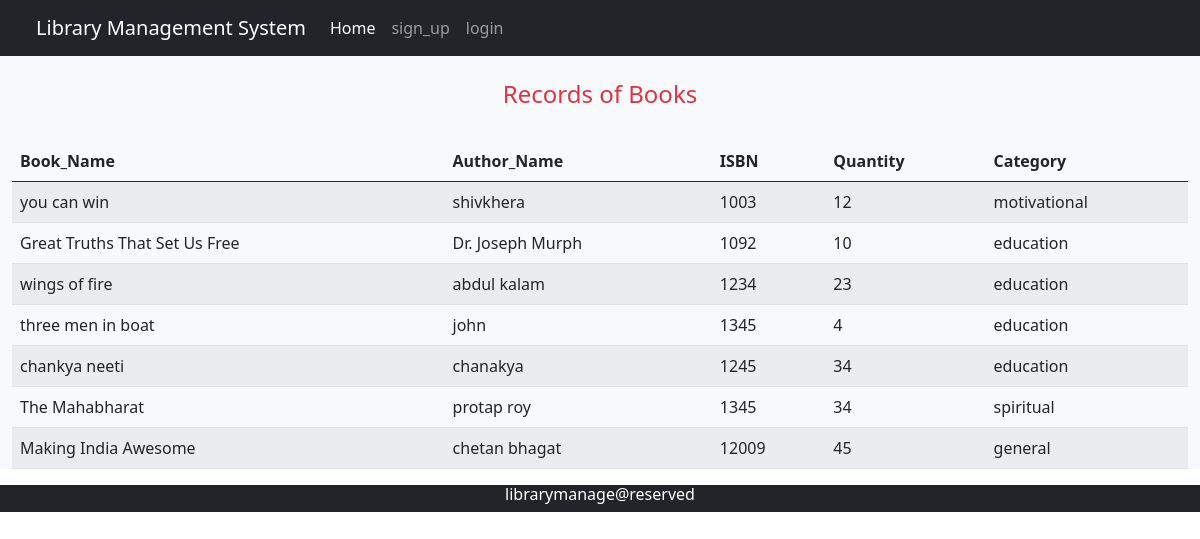
The page / on the database its author committed.
### lab/models.py (models this page shows)
class lab(models.Model):
    book_name=models.CharField(max_length=200)
    author=models.CharField(max_length=120)
    isbn=models.CharField(max_length=15)
    quantity=models.IntegerField()
    category=models.CharField(max_length=120)

### lab/views.py (the view)
# urls.py: path('',views.index,name="index"),
def index(request):
  bd=lab.objects.all()
  return render(request,'index.html',{'bd':bd})

### lab/templates/index.html
{% extends 'base.html' %}
{% block content %}
<br>
<h4 class="text-danger text-center">Records of Books </h4>
<br>
<table class="table table-striped">
  <thead>
       <tr>
       <th>Book_Name</th>
       <th>Author_Name</th>
       <th>ISBN</th>
       <th>Quantity</th>
       <th>Category</th>
       </tr>
   </thead>
   <tbody>
       {% if bd %}
       {% for i in bd %}
   <tr>
       <td>{{i.book_name}}</td>
       <td>{{i.author}}</td>
       <td>{{i.isbn}}</td>
       <td>{{i.quantity}}</td>
       <td>{{i.category}}</td>
   </tr>
   {% endfor %}
   {% endif %}
    </tbody>
 </table>
</div>
{% endblock content%}

### lab/templates/base.html (shortened to what this page needs)
<!DOCTYPE html>
<html lang="en">
<head>
    <link href="https://cdn.jsdelivr.net/npm/bootstrap@5.0.2/dist/css/bootstrap.min.css" rel="stylesheet">
</head>
<body>
    <div class="container-fluid bg-light">
        <div class="row bg-dark">
            <div class="col">
        {% include 'navbar.html' %}
            </div>
        </div>
        {% block content %}
        {% endblock content%}
        <div class="row bg-dark">
            <div class="col">
                <h6 class="text-white text-center">librarymanage@reserved</h6>
            </div>
        </div>
</body>
</html>

### lab/templates/navbar.html (shortened to what this page needs)
<nav class="navbar navbar-expand-lg navbar-dark bg-dark">
    <div class="container-fluid">
      <a class="navbar-brand" href="#">Library Management System</a>
      <div class="collapse navbar-collapse" id="navbarText">
        <ul class="navbar-nav me-auto mb-2 mb-lg-0">
          <li class="nav-item">
            <a class="nav-link active" aria-current="page" href="{% url 'index' %}">Home</a>
          </li>
          {% if request.user.is_authenticated %}
          <li class="nav-item">
            <a class="nav-link" href="{% url 'bookadd' %}">bookboard</a>
          </li>
          <li class="nav-item">
            <a class="nav-link" href="{% url 'info' %}">bookinfo</a>
          </li>
          <li class="nav-item">
            <a class="nav-link" href="{% url 'logout' %}">logout</a>
          </li>
          {% else %}
          <li class="nav-item">
            <a class="nav-link" href="{% url 'signup' %}">sign_up</a>
          </li>
          <li class="nav-item">
            <a class="nav-link" href="{% url 'login' %}">login</a>
          </li>
          {% endif %}
        </ul>
       </div>
    </div>
  </nav>

### rows shown on the page
lab: book_name "you can win", author "shivkhera", isbn "1003", quantity "12", category "motivational"
lab: book_name "Great Truths That Set Us Free", author "Dr. Joseph Murph", isbn "1092", quantity "10", category "education"
lab: book_name "wings of fire", author "abdul kalam", isbn "1234", quantity "23", category "education"
lab: book_name "three men in boat", author "john", isbn "1345", quantity "4", category "education"
lab: book_name "chankya neeti", author "chanakya", isbn "1245", quantity "34", category "education"
lab: book_name "The Mahabharat", author "protap roy", isbn "1345", quantity "34", category "spiritual"
lab: book_name "Making India Awesome", author "chetan bhagat", isbn "12009", quantity "45", category "general"
